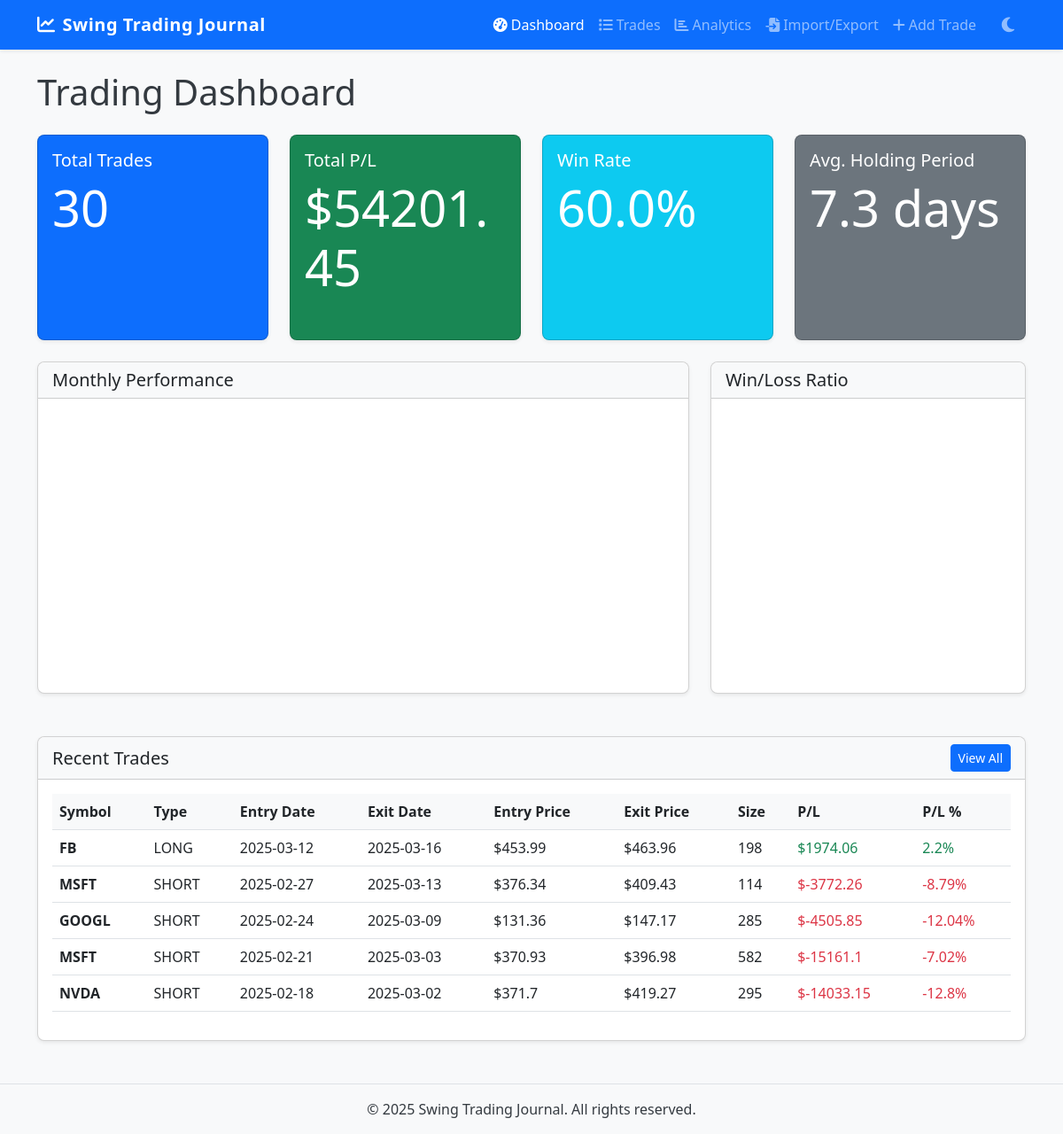
The page / on the database its author committed.
### models.py (models this page shows, shortened)
class Trade(db.Model):
    __tablename__ = 'trades'
    id = db.Column(db.Integer, primary_key=True)
    symbol = db.Column(db.String(10), nullable=False)
    entry_date = db.Column(db.DateTime, nullable=False)
    exit_date = db.Column(db.DateTime, nullable=False)
    entry_price = db.Column(db.Float, nullable=False)
    exit_price = db.Column(db.Float, nullable=False)
    position_size = db.Column(db.Integer, nullable=False)  # Number of shares
    trade_type = db.Column(db.String(10), nullable=False)  # 'LONG' or 'SHORT'
    notes = db.Column(db.Text)
    created_at = db.Column(db.DateTime, default=datetime.utcnow)
    updated_at = db.Column(db.DateTime, default=datetime.utcnow, onupdate=datetime.utcnow)
    @property
    def profit_loss(self):
        if self.trade_type == 'LONG':
            return (self.exit_price - self.entry_price) * self.position_size
        else:  # SHORT
            return (self.entry_price - self.exit_price) * self.position_size
    @property
    def profit_loss_percentage(self):
        if self.trade_type == 'LONG':
            return ((self.exit_price - self.entry_price) / self.entry_price) * 100
        else:  # SHORT
            return ((self.entry_price - self.exit_price) / self.entry_price) * 100
    @classmethod
    def get_total_profit_loss(cls):
        trades = cls.query.all()
        return sum(trade.profit_loss for trade in trades)
    @classmethod
    def get_win_rate(cls):
        trades = cls.query.all()
        if not trades:
            return 0
        winning_trades = sum(1 for trade in trades if trade.profit_loss > 0)
        return (winning_trades / len(trades)) * 100
    @classmethod
    def get_average_holding_period(cls):
        result = db.session.query(func.avg(func.julianday(cls.exit_date) -
                                         func.julianday(cls.entry_date))).scalar()
        return result if result else 0

### app.py (the view)
@app.route('/')
def index():
    total_trades = Trade.query.count()
    total_profit_loss = Trade.get_total_profit_loss() if total_trades > 0 else 0
    win_rate = Trade.get_win_rate() if total_trades > 0 else 0
    avg_holding_period = Trade.get_average_holding_period() if total_trades > 0 else 0
    recent_trades = Trade.query.order_by(Trade.exit_date.desc()).limit(5).all()
    return render_template('index.html',
                          total_trades=total_trades,
                          total_profit_loss=total_profit_loss,
                          win_rate=win_rate,
                          avg_holding_period=avg_holding_period,
                          recent_trades=recent_trades)

### templates/index.html (shortened to what this page needs)
{% extends 'base.html' %}
{% block content %}
<h1 class="mb-4">Trading Dashboard</h1>
<div class="row mb-4">
    <div class="col-md-3">
        <div class="card text-white bg-primary h-100">
            <div class="card-body">
                <h5 class="card-title">Total Trades</h5>
                <h2 class="display-4">{{ total_trades }}</h2>
            </div>
        </div>
    </div>
    <div class="col-md-3">
        <div class="card text-white {% if total_profit_loss >= 0 %}bg-success{% else %}bg-danger{% endif %} h-100">
            <div class="card-body">
                <h5 class="card-title">Total P/L</h5>
                <h2 class="display-4">${{ total_profit_loss|round(2) }}</h2>
            </div>
        </div>
    </div>
    <div class="col-md-3">
        <div class="card text-white bg-info h-100">
            <div class="card-body">
                <h5 class="card-title">Win Rate</h5>
                <h2 class="display-4">{{ win_rate|round(1) }}%</h2>
            </div>
        </div>
    </div>
    <div class="col-md-3">
        <div class="card text-white bg-secondary h-100">
            <div class="card-body">
                <h5 class="card-title">Avg. Holding Period</h5>
                <h2 class="display-4">{{ avg_holding_period|round(1) }} days</h2>
            </div>
        </div>
    </div>
</div>
<div class="row mb-4">
    <div class="col-md-8">
        <div class="card shadow-sm">
            <div class="card-header bg-light">
                <h5 class="card-title mb-0">Monthly Performance</h5>
            </div>
            <div class="card-body">
                <div id="monthly-performance-chart" style="height: 300px;"></div>
            </div>
        </div>
    </div>
    <div class="col-md-4">
        <div class="card shadow-sm">
            <div class="card-header bg-light">
                <h5 class="card-title mb-0">Win/Loss Ratio</h5>
            </div>
            <div class="card-body">
                <div id="win-loss-chart" style="height: 300px;"></div>
            </div>
        </div>
    </div>
</div>
<div class="card shadow-sm">
    <div class="card-header bg-light d-flex justify-content-between align-items-center">
        <h5 class="card-title mb-0">Recent Trades</h5>
        <a href="{{ url_for('trades') }}" class="btn btn-sm btn-primary">View All</a>
    </div>
    <div class="card-body">
        {% if recent_trades %}
            <div class="table-responsive">
                <table class="table table-hover">
                    <thead>
                        <tr>
                            <th>Symbol</th>
                            <th>Type</th>
                            <th>Entry Date</th>
                            <th>Exit Date</th>
                            <th>Entry Price</th>
                            <th>Exit Price</th>
                            <th>Size</th>
                            <th>P/L</th>
                            <th>P/L %</th>
                        </tr>
                    </thead>
                    <tbody>
                        {% for trade in recent_trades %}
                            <tr>
                                <td><strong>{{ trade.symbol }}</strong></td>
                                <td>{{ trade.trade_type }}</td>
                                <td>{{ trade.entry_date.strftime('%Y-%m-%d') }}</td>
                                <td>{{ trade.exit_date.strftime('%Y-%m-%d') }}</td>
                                <td>${{ trade.entry_price }}</td>
                                <td>${{ trade.exit_price }}</td>
                                <td>{{ trade.position_size }}</td>
                                <td class="{% if trade.profit_loss > 0 %}text-success{% else %}text-danger{% endif %}">
                                    ${{ trade.profit_loss|round(2) }}
                                </td>
                                <td class="{% if trade.profit_loss_percentage > 0 %}text-success{% else %}text-danger{% endif %}">
                                    {{ trade.profit_loss_percentage|round(2) }}%
                                </td>
                            </tr>
                        {% endfor %}
                    </tbody>
                </table>
            </div>
        {% else %}
            <div class="alert alert-info">
                No trades recorded yet. <a href="{{ url_for('add_trade') }}">Add your first trade</a>.
            </div>
        {% endif %}
    </div>
</div>
{% endblock %}

### static/css/style.css (style rules this page uses)
body { font-family: 'Segoe UI', Tahoma, Geneva, Verdana, sans-serif; background-color: #f8f9fa; color: #343a40; transition: background-color 0.3s ease, color 0.3s ease; }
.card { border-radius: 0.5rem; box-shadow: 0 0.125rem 0.25rem rgba(0, 0, 0, 0.075); transition: transform 0.2s ease-in-out, box-shadow 0.2s ease-in-out, background-color 0.3s ease; margin-bottom: 1.5rem; }
.card-header { border-top-left-radius: 0.5rem !important; border-top-right-radius: 0.5rem !important; font-weight: 500; transition: background-color 0.3s ease; }
.table th { font-weight: 600; background-color: #f8f9fa; transition: background-color 0.3s ease, color 0.3s ease; }
.btn { border-radius: 0.25rem; font-weight: 500; }
.btn-primary { background-color: #0d6efd; border-color: #0d6efd; }

### rows shown on the page
Trade: symbol "FB", trade_type "LONG", entry_date "2025-03-12", exit_date "2025-03-16", entry_price "453.99", exit_price "463.96", position_size "198", profit_loss "1974.06", profit_loss_percentage "2.2"
Trade: symbol "MSFT", trade_type "SHORT", entry_date "2025-02-27", exit_date "2025-03-13", entry_price "376.34", exit_price "409.43", position_size "114", profit_loss "-3772.26", profit_loss_percentage "-8.79"
Trade: symbol "GOOGL", trade_type "SHORT", entry_date "2025-02-24", exit_date "2025-03-09", entry_price "131.36", exit_price "147.17", position_size "285", profit_loss "-4505.85", profit_loss_percentage "-12.04"
Trade: symbol "MSFT", trade_type "SHORT", entry_date "2025-02-21", exit_date "2025-03-03", entry_price "370.93", exit_price "396.98", position_size "582", profit_loss "-15161.1", profit_loss_percentage "-7.02"
Trade: symbol "NVDA", trade_type "SHORT", entry_date "2025-02-18", exit_date "2025-03-02", entry_price "371.7", exit_price "419.27", position_size "295", profit_loss "-14033.15", profit_loss_percentage "-12.8"

### other values the page prints
{{ total_trades }} "30"
{{ total_profit_loss|round(2) }} "54201.45"
{{ win_rate|round(1) }} "60.0"
{{ avg_holding_period|round(1) }} "7.3"
